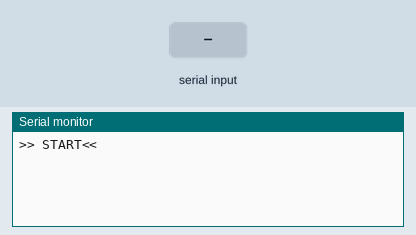
Simulated run of this sketch. Board: Arduino Uno, built with avr-gcc and run on an emulated ATmega328P. Parts: the last lines printed to the serial monitor. Inputs (shaded band) come from the test bench.

Above: at 1.2 s.
1.3 s: "1" received over the second serial link
At 2.0 s:
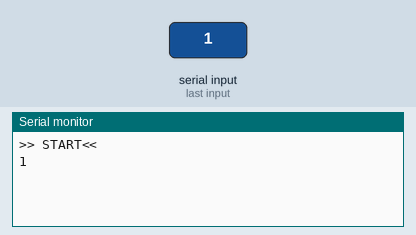
2.8 s: "0" received over the second serial link
At 3.1 s:
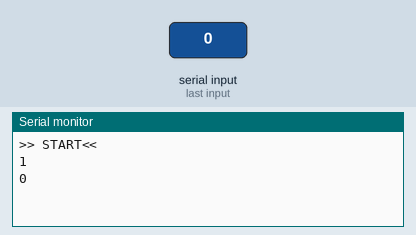

The sketch:

bluetooth_decoder.ino
```cpp
/* bluetooth module Vcc to 3.3V
 *                  gnd to gnd
 *                  TX to pin 5
 *                  RX to pin 6
 */


    char input[100];
    char output;
    #include <SoftwareSerial.h>
    int i=0;

    SoftwareSerial BT(5, 6); // RX, TX

    void setup()
    {
      Serial.begin(9600);
      BT.begin(9600);


      Serial.println(">> START<<");

    }

    void loop()
    {
      if(BT.available()>0)
      {
        i = 0;
        while(BT.available()>0){
          input[i]=BT.read();
          i++;
        }
        Serial.println(input);

      }
      else if(Serial.available()>0)
      {
        output= Serial.read();
        BT.write(output);
      }

    }
```

Measured:
- after the input at 1.3 s, the serial monitor: prints a new line at once (image 1)
- after the input at 2.8 s, the serial monitor: prints a new line at once (image 2)
